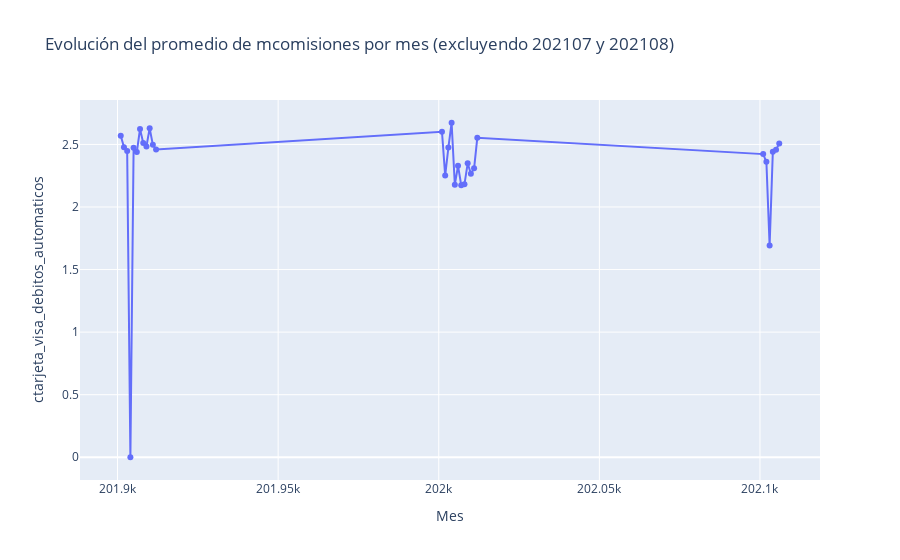

Notebook code for this chart:
### Code cell
import pandas as pd
import plotly.express as px

# Asegurarnos de que foto_mes sea entero
df['foto_mes'] = df['foto_mes'].astype(int)

# Calcular promedio de mcomisiones por mes, excluyendo 202107 y 202108
promedio = (
    df[~df['foto_mes'].isin([202107, 202108])]
    .groupby('foto_mes', as_index=False)['ctarjeta_visa_debitos_automaticos']
    .mean()
    .sort_values('foto_mes')
)

# Exportar a CSV
promedio.to_csv('promedio_mcomisiones_por_mes.csv', index=False, encoding='utf-8')

# Graficar con Plotly
fig = px.line(
    promedio,
    x='foto_mes',
    y='ctarjeta_visa_debitos_automaticos',
    markers=True,
    title='Evolución del promedio de mcomisiones por mes (excluyendo 202107 y 202108)',
    labels={'foto_mes': 'Mes', 'mcomisiones': 'Promedio de mcomisiones'}
)

# Mostrar el gráfico interactivo
fig.show()

### Figure 1 — Plotly figure (JSON) as saved in the notebook; plotly's stock layout.template omitted (floating-point values rounded to 4 significant figures)
{"data": [{"hovertemplate": "Mes=%{x}<br>ctarjeta_visa_debitos_automaticos=%{y}<extra></extra>", "legendgroup": "", "line": {"color": "#636efa", "dash": "solid"}, "marker": {"symbol": "circle"}, "mode": "lines+markers", "name": "", "orientation": "v", "showlegend": false, "type": "scatter", "x": [201901, 201902, 201903, 201904, 201905, 201906, 201907, 201908, 201909, 201910, 201911, 201912, 202001, 202002, 202003, 202004, 202005, 202006, 202007, 202008, 202009, 202010, 202011, 202012, 202101, 202102, 202103, 202104, 202105, 202106], "xaxis": "x", "y": [2.57, 2.478, 2.447, 0.0, 2.473, 2.439, 2.623, 2.512, 2.484, 2.629, 2.497, 2.46, 2.602, 2.251, 2.476, 2.673, 2.178, 2.329, 2.174, 2.181, 2.349, 2.266, 2.309, 2.553, 2.423, 2.361, 1.692, 2.441, 2.458, 2.507], "yaxis": "y"}], "layout": {"legend": {"tracegroupgap": 0}, "title": {"text": "Evolución del promedio de mcomisiones por mes (excluyendo 202107 y 202108)"}, "xaxis": {"anchor": "y", "domain": [0, 1], "title": {"text": "Mes"}}, "yaxis": {"anchor": "x", "domain": [0, 1], "title": {"text": "ctarjeta_visa_debitos_automaticos"}}}}
